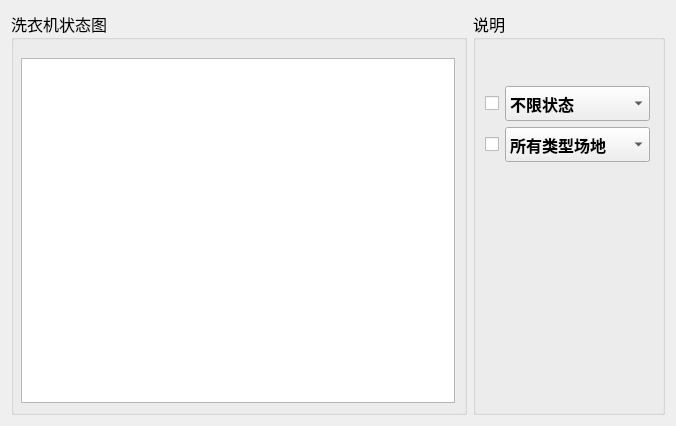
<?xml version="1.0" encoding="UTF-8"?>
<ui version="4.0">
 <class>ProManage</class>
 <widget class="QWidget" name="ProManage">
  <property name="geometry">
   <rect>
    <x>0</x>
    <y>0</y>
    <width>676</width>
    <height>426</height>
   </rect>
  </property>
  <property name="windowTitle">
   <string>Form</string>
  </property>
  <layout class="QVBoxLayout" name="verticalLayout_4">
   <item>
    <layout class="QHBoxLayout" name="horizontalLayout_5">
     <item>
      <layout class="QVBoxLayout" name="verticalLayout_3">
       <item>
        <widget class="QGroupBox" name="groupBox">
         <property name="font">
          <font>
           <family>楷体</family>
           <pointsize>12</pointsize>
          </font>
         </property>
         <property name="title">
          <string>洗衣机状态图</string>
         </property>
         <layout class="QHBoxLayout" name="horizontalLayout">
          <property name="leftMargin">
           <number>7</number>
          </property>
          <property name="topMargin">
           <number>18</number>
          </property>
          <item>
           <widget class="QTableView" name="tableView">
            <attribute name="verticalHeaderDefaultSectionSize">
             <number>30</number>
            </attribute>
            <attribute name="verticalHeaderMinimumSectionSize">
             <number>20</number>
            </attribute>
           </widget>
          </item>
         </layout>
        </widget>
       </item>
      </layout>
     </item>
     <item>
      <widget class="QGroupBox" name="groupBox_2">
       <property name="minimumSize">
        <size>
         <width>130</width>
         <height>0</height>
        </size>
       </property>
       <property name="font">
        <font>
         <family>楷体</family>
         <pointsize>12</pointsize>
        </font>
       </property>
       <property name="title">
        <string>说明</string>
       </property>
       <layout class="QVBoxLayout" name="verticalLayout_2">
        <property name="topMargin">
         <number>20</number>
        </property>
        <property name="rightMargin">
         <number>12</number>
        </property>
        <item>
         <widget class="QLabel" name="Datetimelabel">
          <property name="font">
           <font>
            <pointsize>11</pointsize>
            <weight>75</weight>
            <bold>true</bold>
           </font>
          </property>
          <property name="text">
           <string/>
          </property>
         </widget>
        </item>
        <item>
         <layout class="QVBoxLayout" name="verticalLayout">
          <item>
           <layout class="QHBoxLayout" name="horizontalLayout_2">
            <item>
             <widget class="QCheckBox" name="checkBox">
              <property name="sizePolicy">
               <sizepolicy hsizetype="Maximum" vsizetype="Fixed">
                <horstretch>0</horstretch>
                <verstretch>0</verstretch>
               </sizepolicy>
              </property>
              <property name="text">
               <string/>
              </property>
             </widget>
            </item>
            <item>
             <widget class="QComboBox" name="comboBoxvenueStatus">
              <property name="minimumSize">
               <size>
                <width>120</width>
                <height>35</height>
               </size>
              </property>
              <property name="font">
               <font>
                <weight>75</weight>
                <bold>true</bold>
               </font>
              </property>
              <property name="cursor">
               <cursorShape>OpenHandCursor</cursorShape>
              </property>
              <item>
               <property name="text">
                <string>不限状态</string>
               </property>
              </item>
              <item>
               <property name="text">
                <string>限空场地</string>
               </property>
              </item>
              <item>
               <property name="text">
                <string>限满场地</string>
               </property>
              </item>
              <item>
               <property name="text">
                <string>限维护场地</string>
               </property>
              </item>
             </widget>
            </item>
           </layout>
          </item>
          <item>
           <layout class="QHBoxLayout" name="horizontalLayout_3"/>
          </item>
          <item>
           <layout class="QHBoxLayout" name="horizontalLayout_4">
            <item>
             <widget class="QCheckBox" name="checkBox_3">
              <property name="sizePolicy">
               <sizepolicy hsizetype="Maximum" vsizetype="Fixed">
                <horstretch>0</horstretch>
                <verstretch>0</verstretch>
               </sizepolicy>
              </property>
              <property name="text">
               <string/>
              </property>
             </widget>
            </item>
            <item>
             <widget class="QComboBox" name="comboBoxvenueType">
              <property name="minimumSize">
               <size>
                <width>120</width>
                <height>35</height>
               </size>
              </property>
              <property name="font">
               <font>
                <weight>75</weight>
                <bold>true</bold>
               </font>
              </property>
              <property name="cursor">
               <cursorShape>OpenHandCursor</cursorShape>
              </property>
              <property name="currentText">
               <string>所有类型场地</string>
              </property>
              <property name="minimumContentsLength">
               <number>5</number>
              </property>
              <item>
               <property name="text">
                <string>所有类型场地</string>
               </property>
              </item>
              <item>
               <property name="text">
                <string>(1)羽毛球场地</string>
               </property>
               <property name="icon">
                <iconset resource="image.qrc">
                 <normaloff>:/image/venuetype/signal.png</normaloff>:/image/venuetype/signal.png</iconset>
               </property>
              </item>
              <item>
               <property name="text">
                <string>(2)户外篮球场地</string>
               </property>
               <property name="icon">
                <iconset resource="image.qrc">
                 <normaloff>:/image/venuetype/double.png</normaloff>:/image/venuetype/double.png</iconset>
               </property>
              </item>
              <item>
               <property name="text">
                <string>(3)室内篮球场地</string>
               </property>
               <property name="icon">
                <iconset resource="image.qrc">
                 <normaloff>:/image/venuetype/luxury.png</normaloff>:/image/venuetype/luxury.png</iconset>
               </property>
              </item>
              <item>
               <property name="text">
                <string>(4)网球场地</string>
               </property>
               <property name="icon">
                <iconset resource="image.qrc">
                 <normaloff>:/image/venuetype/president.png</normaloff>:/image/venuetype/president.png</iconset>
               </property>
              </item>
             </widget>
            </item>
           </layout>
          </item>
          <item>
           <widget class="QLabel" name="labelvenueNo">
            <property name="font">
             <font>
              <pointsize>12</pointsize>
              <weight>75</weight>
              <bold>true</bold>
             </font>
            </property>
            <property name="text">
             <string/>
            </property>
            <property name="alignment">
             <set>Qt::AlignCenter</set>
            </property>
           </widget>
          </item>
          <item>
           <spacer name="verticalSpacer">
            <property name="orientation">
             <enum>Qt::Vertical</enum>
            </property>
            <property name="sizeHint" stdset="0">
             <size>
              <width>20</width>
              <height>40</height>
             </size>
            </property>
           </spacer>
          </item>
         </layout>
        </item>
       </layout>
      </widget>
     </item>
    </layout>
   </item>
  </layout>
 </widget>
 <resources>
  <include location="image.qrc"/>
 </resources>
 <connections/>
</ui>
